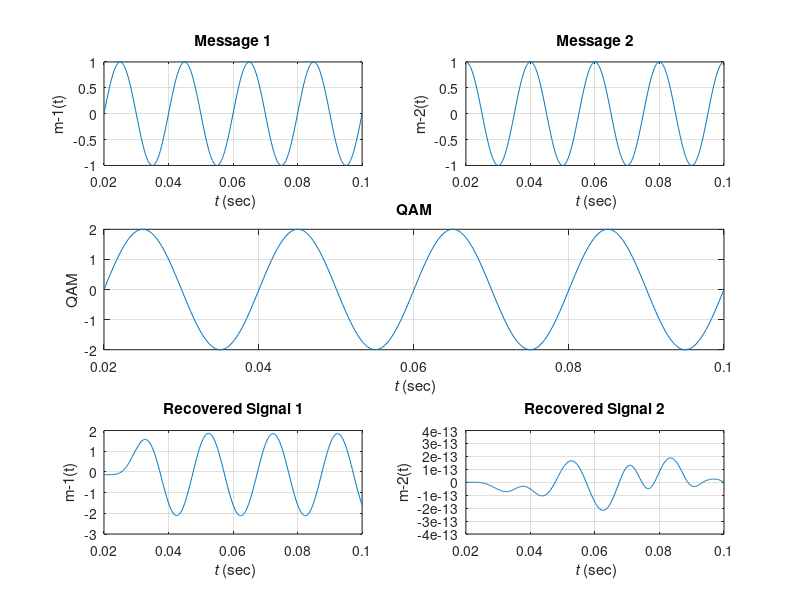
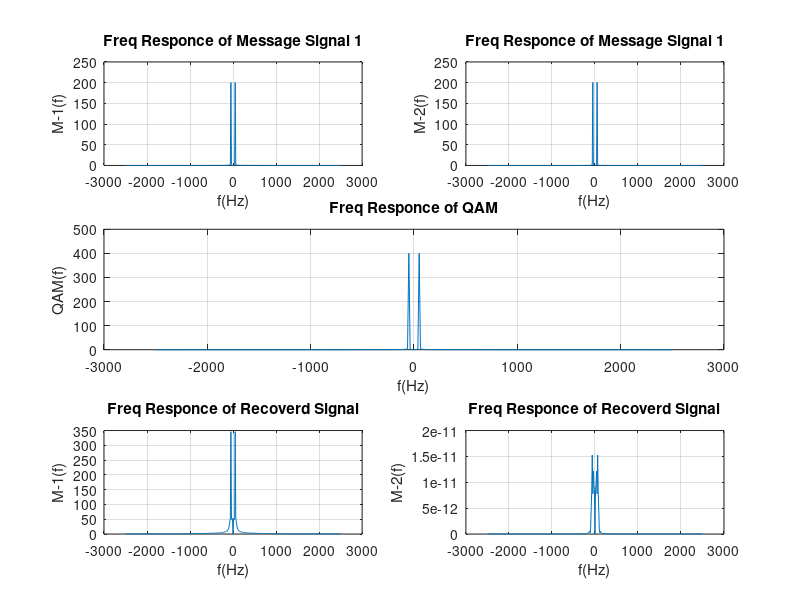

These figures' MATLAB source, in order:
fm = 50;
f = 100*fm;                        % Frquency of carrier wave

t = 1/fm:1/f:5/fm;

m1 = sin(2*pi*fm.*t);
m2 = cos(2*pi*fm.*t);

c1 = cos(2*f*pi*t);
c2 = cos(2*f*pi*t - pi/2);
% ========== %
% MODULATION %
% ========== %
qam =  2*m1.*c1 + 2*m2.*c2;                                   
% ==================================== %
% De-Modulation By Synchoronous Method %
% ==================================== %
dem1 = qam.*c1;
dem2 = qam.*c2;
% ====================
% Filtering Using LPF
% ====================
[b,a] = butter(5,fm*3/f);
rec1 = filter(b,a,dem1);
rec2 = filter(b,a,dem2);
rec1 = rec1 - mean(rec1);
rec2 = rec2 - mean(rec2);
% ================================
% Frequency Responce by fft method
% ================================
m1F = fftshift(fft(m1));                             % Frequency Responce of Message Signal - 1 
m2F = fftshift(fft(m2));                             % Frequency Responce of Message Signal - 2
qamF = fftshift(fft(qam));                           % Frequency Responce of QAM
rec1F = fftshift(fft(rec1));                         % Frequency Responce of Recovered Message Signal - 1
rec2F = fftshift(fft(rec2));                         % Frequency Responce of Recovered Message Signal - 2
F=linspace(-f/2,f/2,length(t));                    %generating the frequency vector
% =============================
% Ploting signal in time domain
% =============================
figure(1);
subplot(3,2,1);
plot(t,m1);
title('Message 1');
xlabel('{\it t} (sec)');
ylabel('m-1(t)');
grid;
subplot(3,2,2);
plot(t,m2);
title('Message 2');
xlabel('{\it t} (sec)');
ylabel('m-2(t)');
grid;
subplot(3,2,[3 4]);
plot(t,qam);
title('QAM');
xlabel('{\it t} (sec)');
ylabel('QAM');
grid;
subplot(3,2,5);
plot(t,rec1);
xlabel('{\it t} (sec)');
ylabel('m-1(t)');
title('Recovered Signal 1');
grid;
subplot(3,2,6);
plot(t,rec2);
xlabel('{\it t} (sec)');
ylabel('m-2(t)');
title('Recovered Signal 2');
grid;
% ================================
% Ploting Freq Responce of Signals
% ================================
figure(2);
subplot(3,2,1);
plot(F,abs(m1F));
title('Freq Responce of Message Signal 1');
xlabel('f(Hz)');
ylabel('M-1(f)');
grid;
subplot(3,2,2);                                         % Ploting Freq Responce of Signals
plot(F,abs(m2F));
title('Freq Responce of Message Signal 1');
xlabel('f(Hz)');
ylabel('M-2(f)');
grid;
subplot(3,2,[3 4]);
plot(F,abs(qamF));
title('Freq Responce of QAM');
xlabel('f(Hz)');
ylabel('QAM(f)');
grid;
subplot(3,2,5);
plot(F,abs(rec1F));
title('Freq Responce of Recoverd Signal');
xlabel('f(Hz)');
ylabel('M-1(f)');
grid;
subplot(3,2,6);
plot(F,abs(rec2F));
title('Freq Responce of Recoverd Signal');
xlabel('f(Hz)');
ylabel('M-2(f)');
grid;
